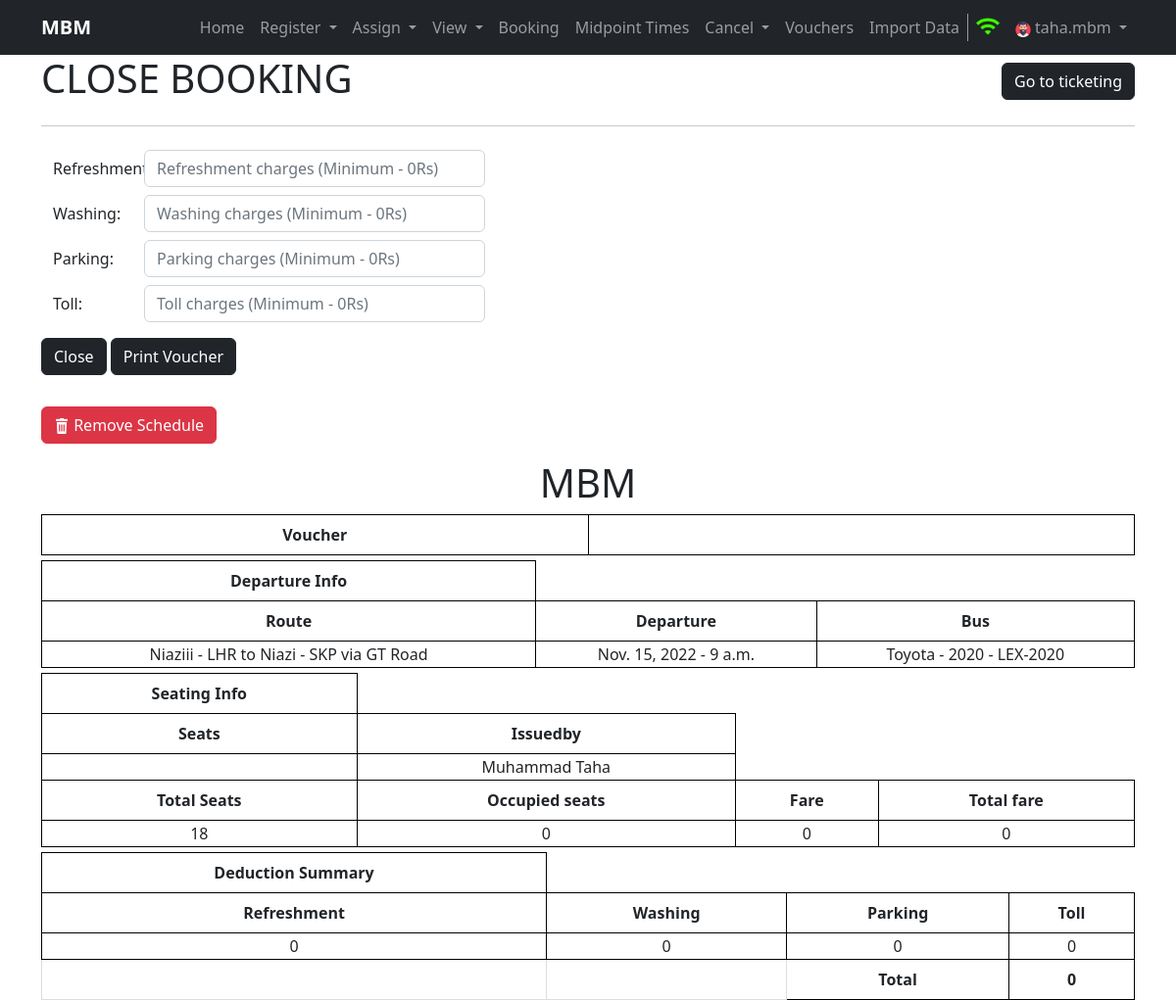
The app's page /close/11 (signed in) with its own data.
### home/models.py (models this page shows, shortened)
class Schedule(models.Model):
    departure = models.DateTimeField()
    arrival = models.DateTimeField()
    route_assg_bus = models.ForeignKey("RouteAssignedToBus", on_delete=models.CASCADE)
    mid_dept = models.CharField(max_length=500, default=None, null=True)
    status = models.BooleanField(default=True)
    created = models.DateTimeField(auto_now_add=True, editable=False, null=False, blank=False)
    last_modified = models.DateTimeField(auto_now_add=True, editable=False, null=False, blank=False)
    class Meta:
        verbose_name_plural = 'Schedule'

class RouteAssignedToBus(models.Model):
    bus = models.ForeignKey("Bus", on_delete=models.SET_NULL, null=True)
    route = models.ForeignKey("Route", on_delete=models.CASCADE)
    created = models.DateTimeField(auto_now_add=True, editable=False, null=False, blank=False)
    last_modified = models.DateTimeField(auto_now_add=True, editable=False, null=False, blank=False)
    class Meta:
        verbose_name_plural = 'RouteAssignedToBus'

class Route(models.Model):
    source = models.ForeignKey(Terminal, related_name='source_terminal', on_delete=models.CASCADE)
    destination = models.ForeignKey(Terminal, related_name='destination_terminal', on_delete=models.CASCADE)
    via = models.CharField(max_length=100)
    created = models.DateTimeField(auto_now_add=True, editable=False, null=False, blank=False)
    last_modified = models.DateTimeField(auto_now_add=True, editable=False, null=False, blank=False)
    class Meta:
        verbose_name_plural = 'Route'
    def __str__(self):
        return str(self.source) + ' to ' + str(self.destination) + ' via ' + self.via

class Terminal(models.Model):
    tcode = models.CharField(max_length=3, unique=True)
    name = models.CharField(max_length=100)
    city = models.CharField(max_length=100)
    address = models.CharField(max_length=150)
    created = models.DateTimeField(auto_now_add=True, editable=False, null=False, blank=False)
    last_modified = models.DateTimeField(auto_now_add=True, editable=False, null=False, blank=False)
    class Meta:
        verbose_name_plural = 'Terminal'
    def __str__(self):
        return self.name + ' - ' + self.city

class Bus(models.Model):
    bus_number = models.CharField(max_length=30, unique=True)
    seating_capacity = models.IntegerField()
    service_type = models.CharField(max_length=100)
    bus_model = models.CharField(max_length=100)
    created = models.DateTimeField(auto_now_add=True, editable=False, null=False, blank=False)
    last_modified = models.DateTimeField(auto_now_add=True, editable=False, null=False, blank=False)
    class Meta:
        verbose_name_plural = 'Bus'
    def __str__(self):
        return self.bus_model + ' - ' + self.bus_number

### home/views.py (the view, shortened to what this page needs)
# urls.py: path('close/<int:schedule_id>', views.close, name='close'),
def close(request, schedule_id):
    if request.user.is_anonymous:
        return redirect('/login')
    sc = Schedule.objects.get(id=schedule_id)
    user = request.user
    deptime = None
    uterminal = UserofTerminal.objects.get(user=user)
    tickets = Tickets.objects.filter(schedule=sc, source=uterminal.terminal)
    route_to_bus = RouteAssignedToBus.objects.get(id=sc.route_assg_bus.id)
    route = route_to_bus.route
    mdpts = Midpoint.objects.filter(route=route)
    validuser = False
    if route.source.id == uterminal.terminal.id:
        validuser = True
    for i in mdpts:
        if uterminal.terminal.id == i.terminal.id:
            validuser = True
            dept = json.loads(sc.mid_dept)
            deptime = str(sc.departure.date()) + ' , ' + dept[str(uterminal.terminal.id)]
    print(uterminal.terminal.id)
    fare = 0
    seats = []
    for i in tickets:
        fare += i.fare.fare
        seats.append(i.seat_no)
    tickets = tickets.count()
    seats = ','.join(str(seat) for seat in seats)
    print(seats, type(seats))
    return render(request, 'close.html', {'schedule':sc, 'tickets':tickets, 'route_bus': route_to_bus, 'deptime': deptime, 'fare': fare, 'seats': seats})

### templates/close.html (shortened to what this page needs)
{% extends 'base.html' %}
{% block username %}{{ request.user.username }}{% endblock username %}
{%block body%}
<div class="container">
    <div class="row">
        <div class="col-sm-6"><h1>CLOSE BOOKING</h1></div>
        <div class="col-sm-6 text-end"><a href="{% url 'ticketing' schedule_id=schedule.id %}"><button class="btn btn-dark btn-md my-2">Go to ticketing</button></a></div>
    </div>
    <hr>
    <div class="row">
        <form method="post" name="closing" class="mx-auto" id="close-booking" action="">
            <div class="my-2 mx-auto row">
                <label for="inputRefreshment" class="col-md-1 col-form-label">Refreshment: </label>
                <div class="col-sm-4">
                    <input type="number" class="form-control" id="inputRefreshment" name="inputRefreshment" min="0" placeholder="Refreshment charges (Minimum - 0Rs)" value="" required>
                </div>
            </div>
            <div class="my-2 mx-auto row">
                <label for="inputWashing" class="col-md-1 col-form-label">Washing: </label>
                <div class="col-sm-4">
                    <input type="number" class="form-control" id="inputWashing" name="inputWashing" min="0" placeholder="Washing charges (Minimum - 0Rs)" value="" required>
                </div>
            </div>
            <div class="my-2 mx-auto row">
                <label for="inputParking" class="col-md-1 col-form-label">Parking: </label>
                <div class="col-sm-4">
                    <input type="number" class="form-control" id="inputParking" name="inputParking" min="0" placeholder="Parking charges (Minimum - 0Rs)" value="" required>
                </div>
            </div>
            <div class="my-2 mx-auto row">
                <label for="inputToll" class="col-md-1 col-form-label">Toll: </label>
                <div class="col-sm-4">
                    <input type="number" class="form-control" id="inputToll" name="inputToll" min="0" placeholder="Toll charges (Minimum - 0Rs)" value="" required>
                </div>
            </div>
            <div class="col-sm-4 my-3 text-start">
            <button type="submit" name="close-sc" class="btn btn-dark btn-md">Close</button>
            <button type="button" onclick="printVoucher()" class="btn btn-dark btn-md">Print Voucher</button>
            </div>
        </form>
    </div>
    <div class="row">
        <form method="post" name="remove" class="mx-auto" id="remove-schedule" action="">
            <div class="col-sm-4 my-3 text-start">
                {% load static %}
            <button type="submit" name="quit-schedule" class="btn btn-danger btn-md"><img style="width:16px; height: 16px;margin-top:-2px;" src="{% static 'images/remove_white.png' %}"> Remove Schedule</button>
            </div>
        </form>
    </div>
    {% if schedule %}
    <div class="voucher" id="voucher">
        <div class="text-center">
        <h1 style="text-align:center;">MBM</h1>
        </div>
        <table style="width:100%; margin-top:5px;">
            <tr>
                <th style="border:1px solid #000;text-align:center;width:50%;">Voucher</th>
                <th style="border:1px solid #000;text-align:center;width:50%;" id="bill-voucher"></th>
            </tr>
        </table>
        <table style="width:100%; margin-top:5px;">
            <tr>
                <th style="border:1px solid #000;text-align:center;">Departure Info</th>
            </tr>
            <tr>
                <th style="border:1px solid #000;text-align:center;">Route</th>
                <th style="border:1px solid #000;text-align:center;">Departure</th>
                <th style="border:1px solid #000;text-align:center;">Bus</th>
            </tr>
            <tr>
                <td style="border:1px solid #000;text-align:center;">{{schedule.route_assg_bus.route}}</td>
                {% if not deptime %}
                <td style="border:1px solid #000;text-align:center;">{{schedule.departure.date}} - {{schedule.departure.time}}</td>
                {% else %}
                <td style="border:1px solid #000;text-align:center;">{{deptime}}</td>
                {% endif %}
                <td style="border:1px solid #000;text-align:center;">{{schedule.route_assg_bus.bus}}</td>
            </tr>
        </table>
        <table style="width:100%; margin-top:5px;">
            <tr>
                <th style="border:1px solid #000;text-align:center;">Seating Info</th>
            </tr>
            <tr>
                <th style="border:1px solid #000;text-align:center;">Seats</th>
                <th style="border:1px solid #000;text-align:center;">Issuedby</th>
            </tr>
            <tr>
                <td style="border:1px solid #000;text-align:center;">{{ seats }}</td>
                <td style="border:1px solid #000;text-align:center;">{{ request.user.get_full_name }}</td>
            </tr>
                <tr>
                    <th style="border:1px solid #000;text-align:center;">Total Seats</th>
                    <th style="border:1px solid #000;text-align:center;">Occupied seats</th>
                    <th style="border:1px solid #000;text-align:center;">Fare</th>
                    <th style="border:1px solid #000;text-align:center;">Total fare</th>
                </tr>
                <tr>
                    <td style="border:1px solid #000;text-align:center;">{{ route_bus.bus.seating_capacity }}</td>
                    <td style="border:1px solid #000;text-align:center;">{{ tickets }}</td>
                    <td id="totalFare" style="border:1px solid #000;text-align:center;">{{ fare }}</td>
                    <td id="Fare" style="border:1px solid #000;text-align:center;">{{ fare }}</td>
                </tr>
        </table>
        <table style="width:100%; margin-top:5px;">
            <tr>
                <th style="border:1px solid #000;text-align:center;">Deduction Summary</th>
            </tr>
            <tr>
                <th style="border:1px solid #000;text-align:center;">Refreshment</th>
                <th style="border:1px solid #000;text-align:center;">Washing</th>
                <th style="border:1px solid #000;text-align:center;">Parking</th>
                <th style="border:1px solid #000;text-align:center;">Toll</th>
            </tr>
            <tr>
                <td id="dspRefreshment" style="border:1px solid #000;text-align:center;">0</td>
                <td id="dspWashing" style="border:1px solid #000;text-align:center;">0</td>
                <td id="dspParking" style="border:1px solid #000;text-align:center;">0</td>
                <td id="dspToll" style="border:1px solid #000;text-align:center;">0</td>
            </tr>
            <tr>
                <th></th>
                <th></th>
                <th style="border:1px solid #000;text-align:center;">Total</th>
                <th style="border:1px solid #000;text-align:center;" id="dspDeduction">0</th>
            </tr>
    </table>
    </div>
    {% endif %}
</div>
{%endblock body%}

### static/css/style.css (style rules this page uses)
.schedule td, .bookings td, th { border: 1px solid #dddddd; text-align: center; padding: 8px; }
img { max-width: inherit; width: inherit; }

### records on screen
Schedule: route_assg_bus.route "Niaziii - LHR to Niazi - SKP via GT Road", departure "Nov. 15, 2022", departure.time "9 a.m.", route_assg_bus.bus "Toyota - 2020 - LEX-2020"
RouteAssignedToBus: bus.seating_capacity "18"

### other values on screen
{{ request.user.username }} "taha.mbm"
{{ request.user.get_full_name }} "Muhammad Taha"
{{ tickets }} "0"
{{ fare }} "0"
